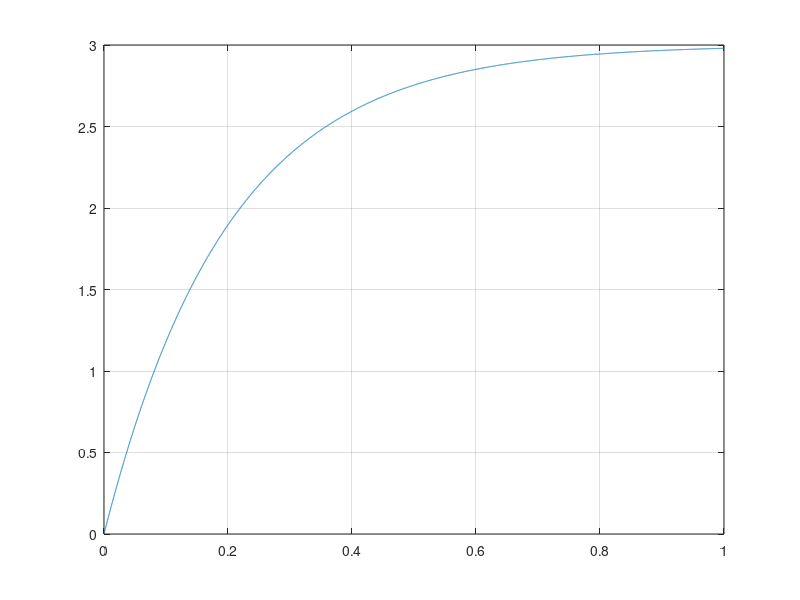

MATLAB code to generate this figure:
close all;
clear;
%Initialize
counter = 1;
time = 0;
y = 0;
EndTime = 1.0;
StepTime = 1e-4;
while time<EndTime
    yDot = (3-y)/0.2;
    %Save data for plotting
    tPlot(counter) = time;
    yPlot(counter) = y;
    yDotPlot(counter) = yDot;
    %Time integrate
    y = y + yDot*StepTime;
    time = time + StepTime;
    counter = counter + 1;
end
plot(tPlot,yPlot);
grid;